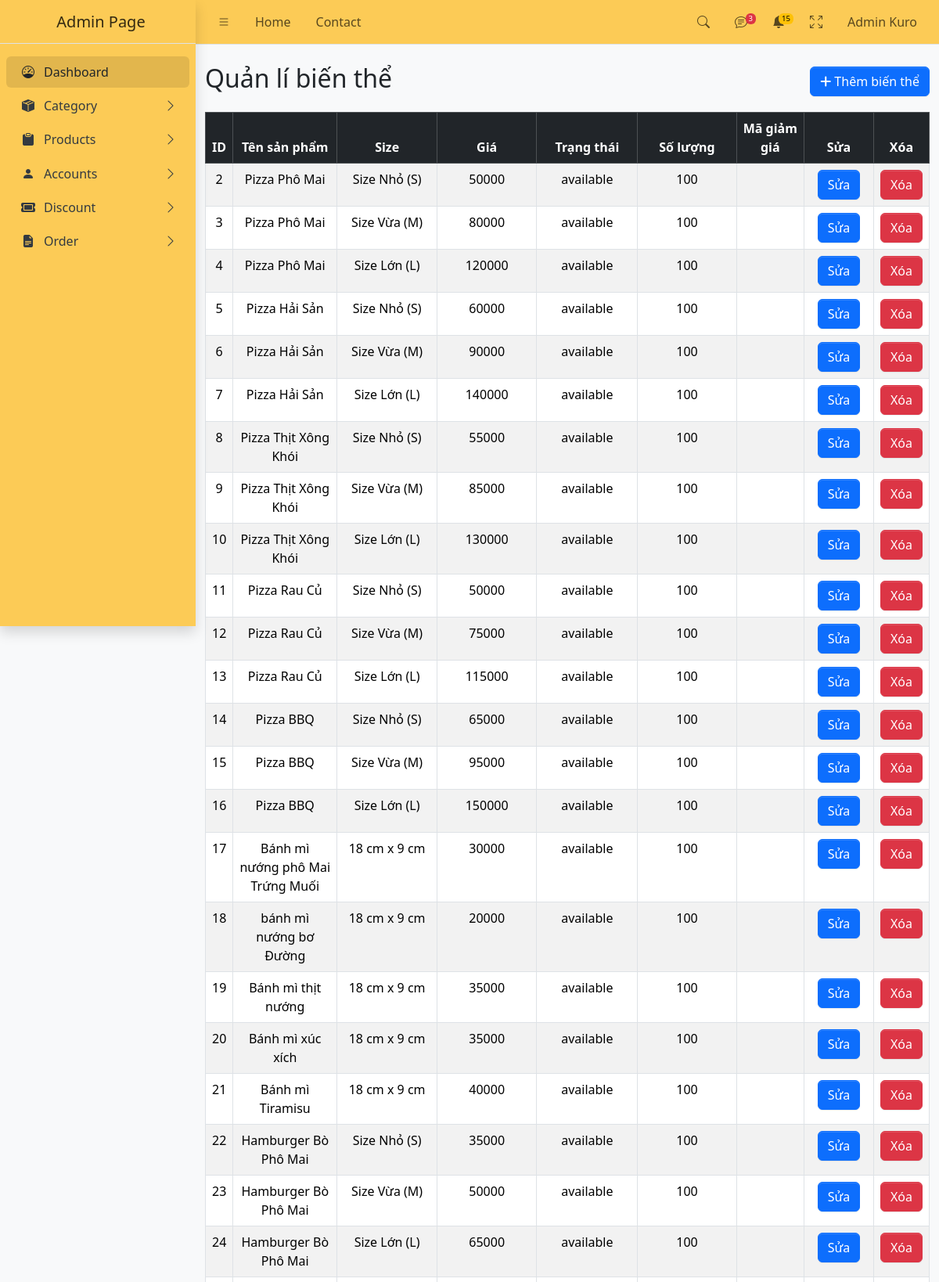
/?act=listvariation (signed in, upper part), run on the app's committed database.
### tables this page shows
CREATE TABLE `product_variation` (
  `variation_id` int NOT NULL,
  `product_id` int NOT NULL,
  `variation_name` varchar(256) NOT NULL,
  `price` int NOT NULL,
  `status` enum('available','unavailable') NOT NULL,
  `variation_quantity` int NOT NULL COMMENT 'số lượng của biến thể ấy',
  `discount_id` int DEFAULT NULL
);

CREATE TABLE `product` (
  `product_id` int NOT NULL,
  `product_name` varchar(256) NOT NULL,
  `description` text NOT NULL,
  `product_image` varchar(256) NOT NULL,
  `product_status` enum('available','unavailable','delete') NOT NULL,
  `product_totalQuantity` int NOT NULL,
  `category_id` int NOT NULL
);

### controller/admin/variationController.php (called while the page is built, shortened)
<?php
class variationController
{
    public $variationModel;
    function __construct()
    {
        $this->variationModel = new variationModel();
    }
    function listVariation()
    {
        $allVariations = $this->variationModel->getAllVariation();
        require_once 'views/admin/listVariation.php';
    }
}

### config/conn.php (called while the page is built, shortened)
<?php
function connectDB()
{
    $host = "mysql:host=localhost;dbname=ktk;charset=utf8";
    $user = "root";
    $pass = "";
    try {
        $conn = new PDO($host, $user, $pass);
        return $conn;
    } catch (PDOException $e) {
        echo "lỗi kết nối " . $e->getMessage();
    }
}
?>

### model/admin/variationModel.php (called while the page is built, shortened)
<?php
class variationModel
{
    public $conn;
    public function __construct()
    {
        $this->conn = connectDB();
    }
    function getAllVariation()
    {
        $sql = "SELECT pv.*, p.product_name
            FROM product_variation pv
            LEFT JOIN product p ON pv.product_id = p.product_id";
        return $this->conn->query($sql)->fetchAll();
    }
}

### views/admin/listVariation.php (the view, shortened to what this page needs)
<!DOCTYPE html>
<html lang="en">
<head>
    <?php require_once "component/admin/link.php" ?>
</head>
<body class="layout-fixed sidebar-expand-lg bg-body-tertiary">
    <div class="app-wrapper">
        <?php require_once "component/admin/header.php" ?>
        <?php require_once "component/admin/sidebar.php" ?>
        <main class="app-main">
            <div class="container mt-4">
                <div class="d-flex justify-content-between align-items-center mb-3">
                    <h2>Quản lí biến thể</h2>
                    <a href="?act=insertvariation"><button class="btn btn-primary" data-bs-toggle="modal" data-bs-target="#addModal">
                            <i class="fas fa-plus"></i> Thêm biến thể
                        </button></a>
                </div>
                <div class="table-responsive">
                    <table class="table table-striped table-bordered" style="text-align:center">
                        <thead class="table-dark">
                            <tr>
                                <th scope="col" style="width: 1%">ID</th>
                                <th scope="col" style="width: 15%">Tên sản phẩm</th>
                                <th scope="col" style="width: 15%">Size </th>
                                <th scope="col" style="width: 15%">Giá</th>
                                <th scope="col" style="width: 15%">Trạng thái</th>
                                <th scope="col" style="width: 15%">Số lượng</th>
                                <th scope="col" style="width: 10%">Mã giảm giá</th>
                                <th scope="col" style="width: 10%">Sửa</th>
                                <th scope="col" style="width: 10%">Xóa</th>
                            </tr>
                        </thead>
                        <tbody>
                            <?php
                            foreach ($allVariations as $key => $rows) {
                            ?>
                                <tr>
                                    <td><?= $rows['variation_id'] ?></td>
                                    <td><?= $rows['product_name'] ?></td>
                                    <td><?= $rows['variation_name'] ?></td>
                                    <td><?= $rows['price'] ?></td>
                                    <td><?= $rows['status'] ?></td>
                                    <td><?= $rows['variation_quantity'] ?></td>
                                    <td><?= $rows['discount_id'] ?></td>
                                    <td>
                                        <a href="?act=updatevariation&id=<?= $rows['variation_id'] ?>">
                                            <button class="btn btn-primary">Sửa</button>
                                        </a>
                                    </td>
                                    <td>
                                        <a href="?act=deletevariation&id=<?= $rows['variation_id'] ?>" onclick="return confirm('Bạn có chắc muốn xóa biến thể này?')">
                                            <button class="btn btn-danger">Xóa</button>
                                        </a>
                                    </td>
                                </tr>
                            <?php
                            }
                            ?>
                        </tbody>
                    </table>
                </div>
            </div>
        </main>
    </div>
</body>
</html>

### data on the page
product_variation: variation_id "2", product.product_name "Pizza Phô Mai", variation_name "Size Nhỏ (S)", price "50000", status "available", variation_quantity "100"
product_variation: variation_id "3", product.product_name "Pizza Phô Mai", variation_name "Size Vừa (M)", price "80000", status "available", variation_quantity "100"
product_variation: variation_id "4", product.product_name "Pizza Phô Mai", variation_name "Size Lớn (L)", price "120000", status "available", variation_quantity "100"
product_variation: variation_id "5", product.product_name "Pizza Hải Sản", variation_name "Size Nhỏ (S)", price "60000", status "available", variation_quantity "100"
product_variation: variation_id "6", product.product_name "Pizza Hải Sản", variation_name "Size Vừa (M)", price "90000", status "available", variation_quantity "100"
product_variation: variation_id "7", product.product_name "Pizza Hải Sản", variation_name "Size Lớn (L)", price "140000", status "available", variation_quantity "100"
product_variation: variation_id "8", product.product_name "Pizza Thịt Xông Khói", variation_name "Size Nhỏ (S)", price "55000", status "available", variation_quantity "100"
product_variation: variation_id "9", product.product_name "Pizza Thịt Xông Khói", variation_name "Size Vừa (M)", price "85000", status "available", variation_quantity "100"
product_variation: variation_id "10", product.product_name "Pizza Thịt Xông Khói", variation_name "Size Lớn (L)", price "130000", status "available", variation_quantity "100"
product_variation: variation_id "11", product.product_name "Pizza Rau Củ", variation_name "Size Nhỏ (S)", price "50000", status "available", variation_quantity "100"
product_variation: variation_id "12", product.product_name "Pizza Rau Củ", variation_name "Size Vừa (M)", price "75000", status "available", variation_quantity "100"
product_variation: variation_id "13", product.product_name "Pizza Rau Củ", variation_name "Size Lớn (L)", price "115000", status "available", variation_quantity "100"
product_variation: variation_id "14", product.product_name "Pizza BBQ", variation_name "Size Nhỏ (S)", price "65000", status "available", variation_quantity "100"
product_variation: variation_id "15", product.product_name "Pizza BBQ", variation_name "Size Vừa (M)", price "95000", status "available", variation_quantity "100"
product_variation: variation_id "16", product.product_name "Pizza BBQ", variation_name "Size Lớn (L)", price "150000", status "available", variation_quantity "100"
product_variation: variation_id "17", product.product_name "Bánh mì nướng phô Mai Trứng Muối", variation_name "18 cm x 9 cm", price "30000", status "available", variation_quantity "100"
product_variation: variation_id "18", product.product_name "bánh mì nướng bơ Đường", variation_name "18 cm x 9 cm", price "20000", status "available", variation_quantity "100"
product_variation: variation_id "19", product.product_name "Bánh mì thịt nướng", variation_name "18 cm x 9 cm", price "35000", status "available", variation_quantity "100"
product_variation: variation_id "20", product.product_name "Bánh mì xúc xích", variation_name "18 cm x 9 cm", price "35000", status "available", variation_quantity "100"
product_variation: variation_id "21", product.product_name "Bánh mì Tiramisu", variation_name "18 cm x 9 cm", price "40000", status "available", variation_quantity "100"
product_variation: variation_id "22", product.product_name "Hamburger Bò Phô Mai", variation_name "Size Nhỏ (S)", price "35000", status "available", variation_quantity "100"
product_variation: variation_id "23", product.product_name "Hamburger Bò Phô Mai", variation_name "Size Vừa (M)", price "50000", status "available", variation_quantity "100"
product_variation: variation_id "24", product.product_name "Hamburger Bò Phô Mai", variation_name "Size Lớn (L)", price "65000", status "available", variation_quantity "100"
